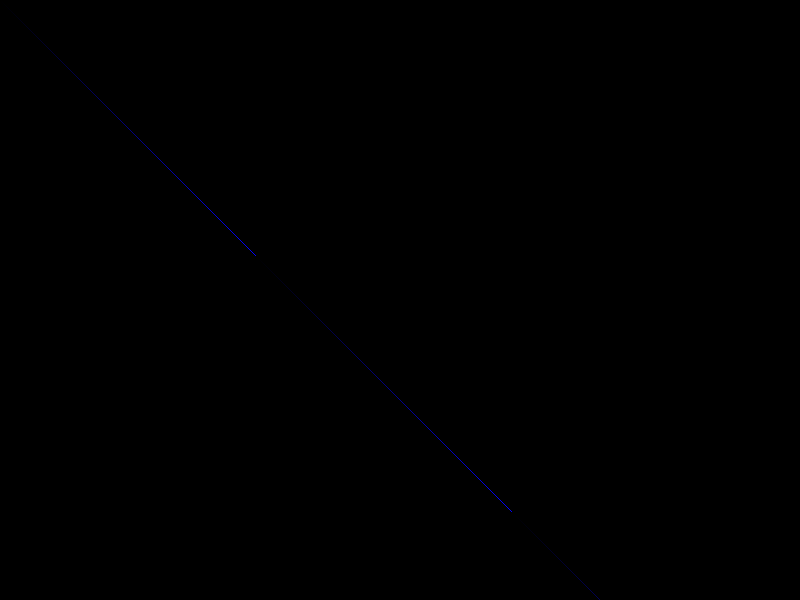
Frame 1 (no input)
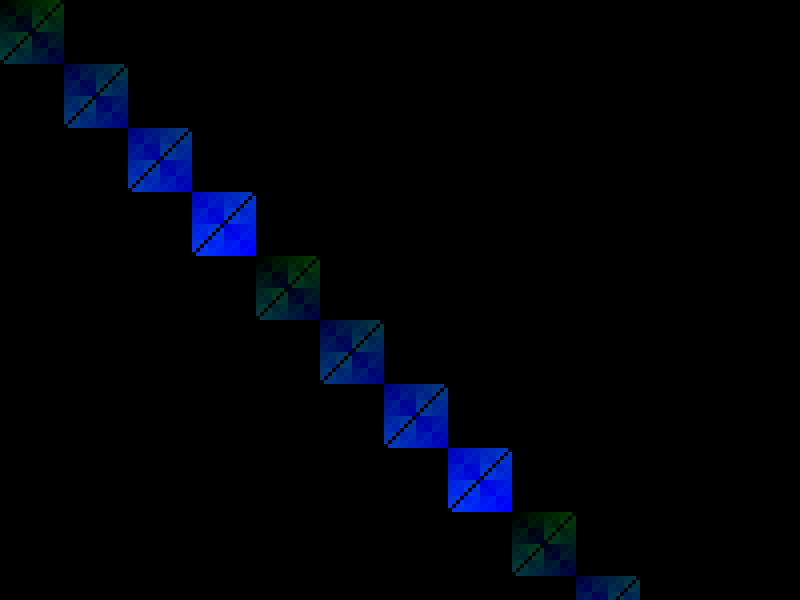
Frame 60 (the mouse pressed at the canvas centre just before this capture)
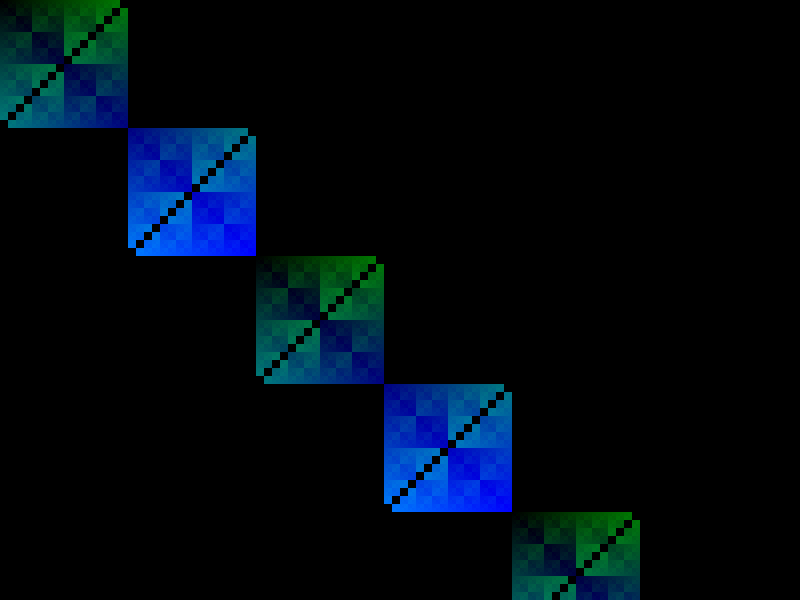
Frame 120 (the mouse held since frame 60 and released just before this capture)

The Processing sketch that drew these frames (run headless with seeded random() and noise(); from frame 60 on, the mouse is pressed at the canvas centre):

// Processing sketch: munching_squares
// ── munching_squares.pde
/*

https://en.wikipedia.org/wiki/Munching_square

*/

int tick;
int modulus;

void setup() {
  size(800, 600);
  background(0);
  loadPixels();
  reset();
}

void reset() {
  tick = 0;
  modulus = 1000;
}

void keyPressed() {
  if (keyCode == RIGHT)
    modulus++;
  else if (keyCode == LEFT)
    modulus--;
  
  println("Tick:", tick);
  println("Modulus:", modulus);
}

void clear() {
  for (int i = 0; i < pixels.length; i++)
    pixels[i] = color(0);
}

void draw() {
  munch(tick);  
  if (++tick >= modulus) {
    clear();
    tick = 0;
  }
  updatePixels();
}

// plot y = x xor t for varying t
void munch(int t) {
  for (int x = 0; x < width; x++) {
    int y = x ^ t;
    int i = y*width + x;
    if (i < pixels.length) {
      int r = t ^ x ^ y;
      int g = t;
      int b = t ^ x;
      r &= 0xff;
      g &= 0xff;
      b &= 0xff;
      pixels[y*width+x] = color(r, g, b);
    }
  }
}
